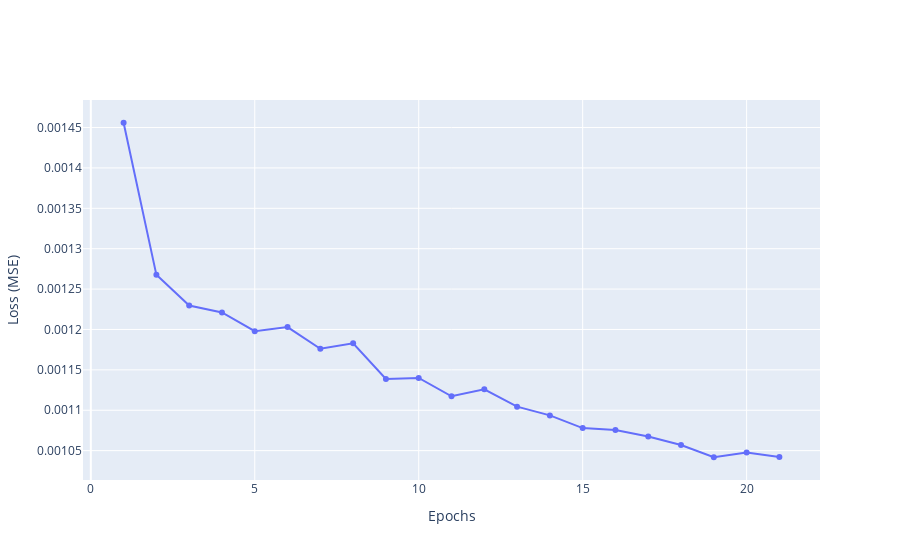

The notebook cell this image was saved under:
### Code cell
fig = go.Figure()
fig.add_trace(
    go.Scatter(
        x=np.linspace(1, 50),
        y=history.history["loss"],
        showlegend=False,
        mode="markers+lines",
    )
)
fig.update_xaxes(title="Epochs")
fig.update_yaxes(title="Loss (MSE)")
fig.update_layout(height=500)

### Figure 1 — Plotly figure (JSON) as saved in the notebook; plotly's stock layout.template omitted (floating-point values rounded to 4 significant figures)
{"data": [{"mode": "markers+lines", "showlegend": false, "type": "scatter", "x": [1, 2, 3, 4, 5, 6, 7, 8, 9, 10, 11, 12, 13, 14, 15, 16, 17, 18, 19, 20, 21, 22, 23, 24, 25, 26, 27, 28, 29, 30, 31, 32, 33, 34, 35, 36, 37, 38, 39, 40, 41, 42, 43, 44, 45, 46, 47, 48, 49, 50], "y": [0.001456, 0.001268, 0.00123, 0.001221, 0.001198, 0.001203, 0.001176, 0.001183, 0.001139, 0.00114, 0.001117, 0.001126, 0.001104, 0.001094, 0.001078, 0.001075, 0.001067, 0.001057, 0.001042, 0.001048, 0.001042]}], "layout": {"autosize": true, "xaxis": {"autorange": true, "range": [-0.2345, 22.23], "title": {"text": "Epochs"}, "type": "linear"}, "yaxis": {"autorange": true, "range": [0.001013, 0.001485], "title": {"text": "Loss (MSE)"}, "type": "linear"}}}
